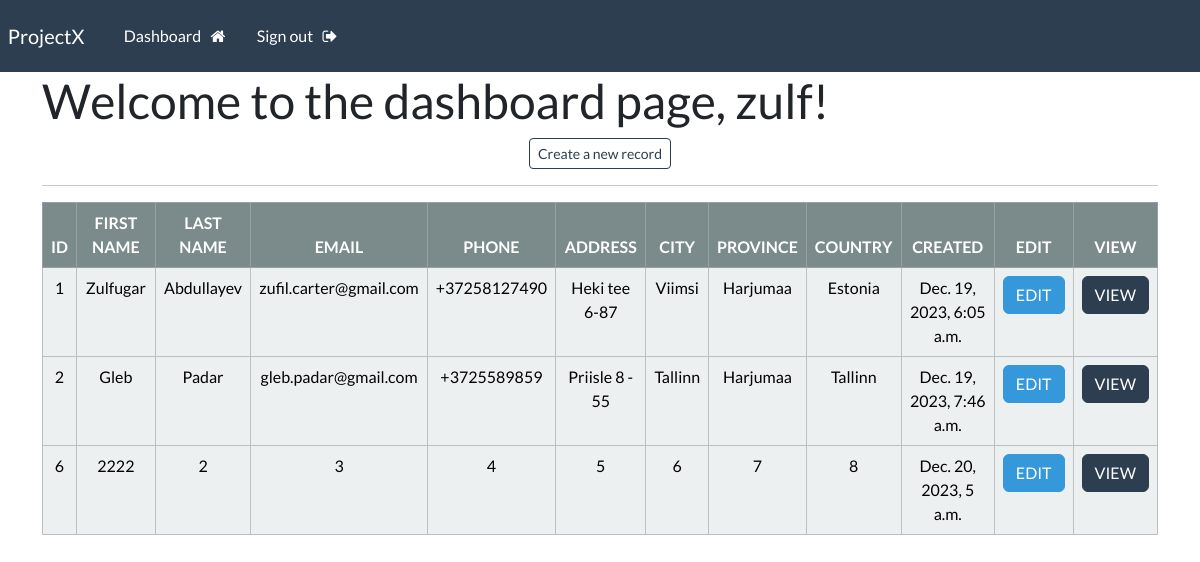
The page /dashboard (signed in) on the database its author committed.
### webapp/models.py (models this page shows, shortened)
class Record(models.Model):
    creation_date = models.DateTimeField(auto_now_add=True)
    first_name = models.CharField(max_length=100)
    last_name = models.CharField(max_length=100)
    email = models.CharField(max_length=255)
    phone = models.CharField(max_length=20)
    address = models.CharField(max_length=300)
    city = models.CharField(max_length=255)
    province = models.CharField(max_length=200)
    country = models.CharField(max_length=125)

### webapp/views.py (the view)
# urls.py: path("dashboard", views.dashboard, name="dashboard"),
@login_required(login_url='my-login')
def dashboard(request):
    my_records = Record.objects.all()
    context = {'records': my_records}
    return render(request, 'webapp/dashboard.html', context=context)

### webapp/templates/webapp/dashboard.html
{% extends 'webapp/base.html' %}
{% block content %}
    <h1>Welcome to the dashboard page, {{user}}!</h1>
    <body>
        <main class="text-center">
            <a class="btn btn-outline-primary btn-sm" href="{% url 'create-record' %}">
                Create a new record
            </a>
            <hr>
            <table class="table table-light table-hover table-bordered">
                <thead class="table-dark">
                    <tr>
                        <th scope="col">ID</th>
                        <th scope="col">FIRST NAME</th>
                        <th scope="col">LAST NAME</th>
                        <th scope="col">EMAIL</th>
                        <th scope="col">PHONE</th>
                        <th scope="col">ADDRESS</th>
                        <th scope="col">CITY</th>
                        <th scope="col">PROVINCE</th>
                        <th scope="col">COUNTRY</th>
                        <th scope="col">CREATED</th>
                        <th scope="col">EDIT</th>
                        <th scope="col">VIEW</th>
                    </tr>
                </thead>
                <tbody>
                    {% if records %}
                        {% for record in records %}
                            <tr>
                                <td>{{record.id}}</td>
                                <td>{{record.first_name}}</td>
                                <td>{{record.last_name}}</td>
                                <td>{{record.email}}</td>
                                <td>{{record.phone}}</td>
                                <td>{{record.address}}</td>
                                <td>{{record.city}}</td>
                                <td>{{record.province}}</td>
                                <td>{{record.country}}</td>
                                <td>{{record.creation_date}}</td>
                                <td><a class="btn btn-info" href="{% url 'update-record' record.id %}">EDIT</a></td>
                                <td><a class="btn btn-primary" href="{% url 'record' record.id %}">VIEW</a></td>
                            </tr>
                        {% endfor %}
                    {% endif %}
                </tbody>
            </table>
        </main>
    </body>
{% endblock %}

### webapp/templates/webapp/base.html (shortened to what this page needs)
{% load static %}
<!DOCTYPE html>
<html lang="en">
<head>
    <link rel="stylesheet" type="text/css" href="https://bootswatch.com/5/flatly/bootstrap.min.css">
    <link rel="stylesheet" type="text/css" href="{% static 'css/styles.css' %}">
    <link rel="stylesheet" href="https://cdnjs.cloudflare.com/ajax/libs/font-awesome/4.7.0/css/font-awesome.min.css">
</head>
<body>
    {% include 'webapp/navbar.html' %}
    <div class="container">
        {% block content %}
        {% endblock %}
    </div>
</body>
</html>

### webapp/templates/webapp/navbar.html (shortened to what this page needs)
<nav class="navbar navbar-expand-lg navbar-dark bg-primary justify-content-center">
    <a class="navbar-brand main-heading" href="{% url '' %}">
      &nbsp; ProjectX
    </a>
      <div class="collapse navbar-collapse text-center" id="navbarNavDropdown">
        <ul class="navbar-nav mr-auto">
          {% if user.is_authenticated %}
            <li class="nav-item">
              <a class="nav-link" href="{% url 'dashboard' %}">Dashboard &nbsp; <i class="fa fa-home" aria-hidden="true"></i> </a>
            </li>
            <li class="nav-item">
              <a class="nav-link" href="{% url 'user-logout' %}">Sign out &nbsp; <i class="fa fa-sign-out" aria-hidden="true"></i> </a>
            </li>
        </ul>
        {% endif %}
      </div>
</nav>

### rows shown on the page
Record: id "1", first_name "Zulfugar", last_name "Abdullayev", email "zufil.carter@gmail.com", phone "+37258127490", address "Heki tee 6-87", city "Viimsi", province "Harjumaa", country "Estonia", creation_date "Dec. 19, 2023, 6:05 a.m."
Record: id "2", first_name "Gleb", last_name "Padar", email "gleb.padar@gmail.com", phone "+3725589859", address "Priisle 8 - 55", city "Tallinn", province "Harjumaa", country "Tallinn", creation_date "Dec. 19, 2023, 7:46 a.m."
Record: id "6", first_name "2222", last_name "2", email "3", phone "4", address "5", city "6", province "7", country "8", creation_date "Dec. 20, 2023, 5 a.m."

### other values the page prints
{{ user }} "zulf"
